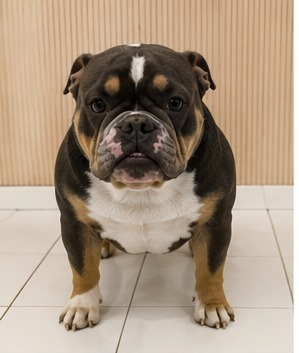
#> input picture models/bulldog/views/dog_frente.jpg, 299 x 353 px; the run also reads 1 picture not shown here
$ python build_bulldog_local.py
#> lines starting #> are read from the running program, lines starting #| are printed output that depends on the picture; after the words box and inside, x2 and y2 are one past the last pixel; in counts of white or black regions, pixels touching at a corner belong together
#!/usr/bin/env python3
"""
BULLDOG 3D — reconstrução LOCAL por visual hull a partir das 4 fotos.

Sem serviços externos: as silhuetas das 4 vistas (frente, traseira e os dois
perfis) esculpem um volume de voxels; marching cubes + suavização geram a
malha; as cores das próprias fotos são projetadas nos vértices.

Eixos: X = comprimento (focinho +X), Y = largura, Z = altura.

Saídas (em ./output_local):
  - bulldog_local_cores.ply    -> cor por vértice (cor total)
  - bulldog_local_cores.3mf    -> cores quantizadas em N grupos (Bambu + AMS)
  - stl_cores/<cor>.stl        -> 1 STL por grupo de cor
  - bulldog_local.stl          -> malha sem cor
  - preview.png                -> 3 vistas coloridas da malha

Uso:  python3 build_bulldog_local.py [comprimento_mm] [n_cores]
"""

import os
import sys
import zipfile

import numpy as np
import trimesh
from PIL import Image
from scipy import ndimage
from skimage import measure

HERE = os.path.dirname(os.path.abspath(__file__))
OUT = os.path.join(HERE, "output_local")
os.makedirs(os.path.join(OUT, "stl_cores"), exist_ok=True)

TARGET_LEN = float(sys.argv[1]) if len(sys.argv) > 1 else 100.0
N_COLORS = int(sys.argv[2]) if len(sys.argv) > 2 else 6
VOX = 0.6                                   # tamanho do voxel (mm)


# ---------------------------------------------------------------- segmentação
def segment(path):
#> called with path = 'models/bulldog/views/dog_frente.jpg'
    im = Image.open(path).convert("RGB")
#> im is the input picture: PIL image 299x353 RGB; mean R, G, B 168.2, 149.2, 129.2
    a = np.asarray(im).astype(float)
    r, g, b = a[..., 0], a[..., 1], a[..., 2]
    lum = 0.299 * r + 0.587 * g + 0.114 * b
    core = (lum < 112) | ((b < r * 0.55) & (r > 85))
#> core: shape (353, 299) bool; 25.5% white; 43 white regions (34 under 20 px), largest, box (x1, y1, x2, y2) and area: (63, 44, 236, 329) 21156, (54, 115, 130, 296) 5181, (74, 312, 100, 331) 133
    core = ndimage.binary_opening(core, iterations=2)
#> core: shape (353, 299) bool; 24.3% white; 13 white regions (8 under 20 px), largest, box (x1, y1, x2, y2) and area: (63, 44, 236, 312) 20275, (54, 125, 125, 295) 5110, (151, 181, 162, 187) 46, (115, 181, 124, 188) 38, (87, 149, 95, 155) 28
    lbl, nl = ndimage.label(core)
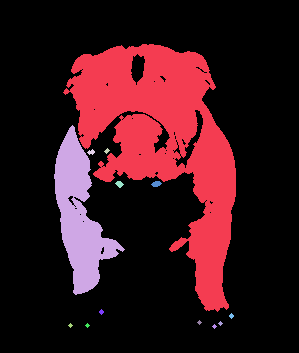
#> lbl: shape (353, 299) int32; 14 distinct labels, from 0 to 13; one colour per label, 0 black
#> nl = 13
    if nl > 1:
        core = lbl == (np.bincount(lbl.ravel())[1:].argmax() + 1)
#> core: shape (353, 299) bool; 19.2% white; 1 white region, box (x1, y1, x2, y2) and area: (63, 44, 236, 312) 20275
    # brancos do peito/patas: claros, pequenos, que não tocam a borda
    bright = lum > 128
#> bright: shape (353, 299) bool; 73% white; 25 black regions (19 under 20 px), largest, box (x1, y1, x2, y2) and area: (54, 43, 236, 329) 27778, (74, 306, 112, 331) 300, (146, 274, 164, 290) 175, (65, 309, 77, 331) 71, (2, 285, 25, 317) 34, (59, 313, 66, 323) 30
    lblb, nb = ndimage.label(bright)
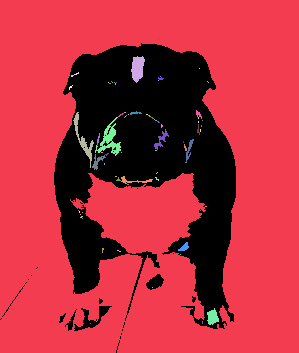
#> lblb: shape (353, 299) int32; 80 distinct labels, from 0 to 79; one colour per label, 0 black
#> nb = 79
    core_dil = ndimage.binary_dilation(core, iterations=6)
#> core_dil: shape (353, 299) bool; 25.4% white; 1 white region, box (x1, y1, x2, y2) and area: (57, 38, 242, 318) 26841
    keep = np.zeros_like(bright)
    for k in range(1, nb + 1):
        comp = lblb == k
        if comp[0, :].any() or comp[-1, :].any() or comp[:, 0].any() or comp[:, -1].any():
            continue
        if comp.sum() > 0.06 * bright.size:
            continue
        if (comp & core_dil).sum() > 30:
            keep |= comp
#> keep: shape (353, 299) bool; 1.3% white; 9 white regions, largest, box (x1, y1, x2, y2) and area: (95, 117, 121, 156) 340, (131, 56, 145, 83) 265, (73, 112, 94, 168) 241
    # preenchimento por coluna: recupera o peito entre cabeça e barriga
    filled = np.zeros_like(core)
    for col in range(core.shape[1]):
        idx = np.nonzero(core[:, col])[0]
        if len(idx) >= 2:
            filled[idx[0]:idx[-1] + 1, col] = True
#> filled: shape (353, 299) bool; 23.3% white; 1 white region, box (x1, y1, x2, y2) and area: (64, 44, 236, 312) 24608
    mask = core | keep | (bright & filled)
#> mask: shape (353, 299) bool; 22.7% white; 1 white region, box (x1, y1, x2, y2) and area: (63, 44, 236, 325) 23953
    mask = ndimage.binary_closing(mask, iterations=8)
#> mask: shape (353, 299) bool; 24% white; 1 white region, box (x1, y1, x2, y2) and area: (63, 44, 236, 325) 25286
    mask = ndimage.binary_fill_holes(mask)
    mask = ndimage.binary_opening(mask, iterations=2)
#> mask: shape (353, 299) bool; 24% white; 1 white region, box (x1, y1, x2, y2) and area: (63, 44, 236, 325) 25281
    lbl, nl = ndimage.label(mask)
#> nl = 1
    if nl > 1:
        mask = lbl == (np.bincount(lbl.ravel())[1:].argmax() + 1)
    return np.asarray(im), mask


def bbox(m):
    ys, xs = np.nonzero(m)
    return xs.min(), xs.max(), ys.min(), ys.max()


print("segmentando as 4 vistas...")
img_f, m_f = segment(os.path.join(HERE, "views/dog_frente.jpg"))
img_t, m_t = segment(os.path.join(HERE, "views/dog_tras.jpg"))
#> call 2 of segment, with path = 'models/bulldog/views/dog_tras.jpg'
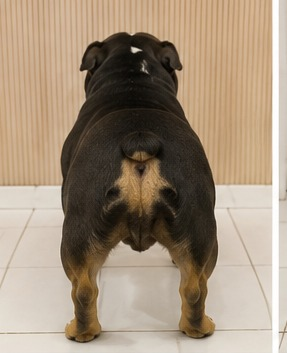
#> input picture models/bulldog/views/dog_tras.jpg, 287 x 353 px
#> in segment, im is the input picture: PIL image 287x353 RGB; mean R, G, B 160.4, 142.5, 122.1
#> in segment (call 2), `core = (lum < 112) | ((b < r * 0.55) & (r > 85))`: core: shape (353, 287) bool; 31.4% white; 4 white regions (3 under 20 px), largest, box (x1, y1, x2, y2) and area: (61, 32, 218, 343) 31779
#> in segment (call 2), `core = ndimage.binary_opening(core, iterations=2)`: core: shape (353, 287) bool; 31.2% white; 2 white regions, box (x1, y1, x2, y2) and area: (61, 32, 218, 343) 31552, (155, 180, 162, 187) 23
#> in segment (call 2), `lbl, nl = ndimage.label(core)`:
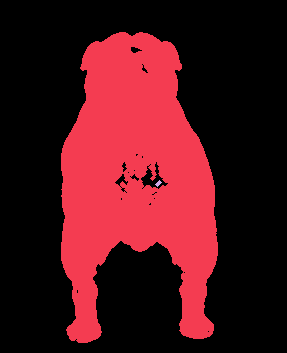
#> lbl: shape (353, 287) int32; 3 distinct labels, from 0 to 2; one colour per label, 0 black
#> in segment (call 2), `lbl, nl = ndimage.label(core)`: nl = 2
#> in segment (call 2), `core = lbl == (np.bincount(lbl.ravel())[1:].argmax() + 1)`: core: shape (353, 287) bool; 31.1% white; 1 white region, box (x1, y1, x2, y2) and area: (61, 32, 218, 343) 31552
#> in segment (call 2), `bright = lum > 128`: bright: shape (353, 287) bool; 68.9% white; 15 black regions (14 under 20 px), largest, box (x1, y1, x2, y2) and area: (60, 32, 218, 343) 31529
#> in segment (call 2), `lblb, nb = ndimage.label(bright)`:
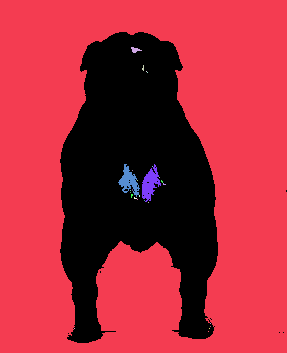
#> lblb: shape (353, 287) int32; 28 distinct labels, from 0 to 27; one colour per label, 0 black
#> in segment (call 2), `lblb, nb = ndimage.label(bright)`: nb = 27
#> in segment (call 2), `core_dil = ndimage.binary_dilation(core, iterations=6)`: core_dil: shape (353, 287) bool; 37.4% white; 1 white region, box (x1, y1, x2, y2) and area: (55, 26, 224, 349) 37913
#> after the loop in segment (call 2), `for k in range(1, nb + 1):`: keep: shape (353, 287) bool; 0.72% white; 3 white regions, box (x1, y1, x2, y2) and area: (142, 164, 161, 202) 375, (118, 164, 140, 197) 323, (131, 47, 142, 53) 36
#> after the loop in segment (call 2), `for col in range(core.shape[1]):`: filled: shape (353, 287) bool; 33.3% white; 1 white region, box (x1, y1, x2, y2) and area: (61, 32, 218, 343) 33726
#> in segment (call 2), `mask = core | keep | (bright & filled)`: mask: shape (353, 287) bool; 33% white; 1 white region, box (x1, y1, x2, y2) and area: (61, 32, 218, 343) 33389
#> in segment (call 2), `mask = ndimage.binary_closing(mask, iterations=8)`: mask: shape (353, 287) bool; 33.3% white; 1 white region, box (x1, y1, x2, y2) and area: (61, 32, 218, 343) 33720
#> in segment (call 2), `lbl, nl = ndimage.label(mask)`: nl = 1
img_d, m_d = segment(os.path.join(HERE, "views/dog_perfil_dir.jpg"))
#> call 3 of segment, with path = 'models/bulldog/views/dog_perfil_dir.jpg'
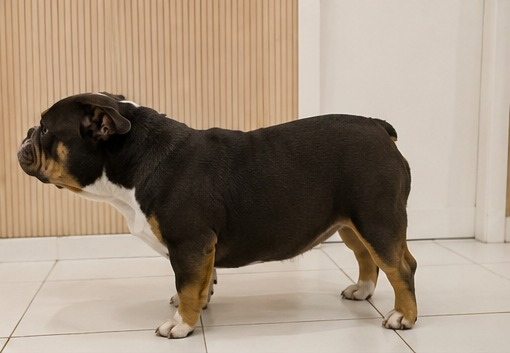
#> input picture models/bulldog/views/dog_perfil_dir.jpg, 510 x 353 px
#> in segment, im is the input picture: PIL image 510x353 RGB; mean R, G, B 160, 143.5, 126.1
#> in segment (call 3), `r, g, b = a[..., 0], a[..., 1], a[..., 2]`:
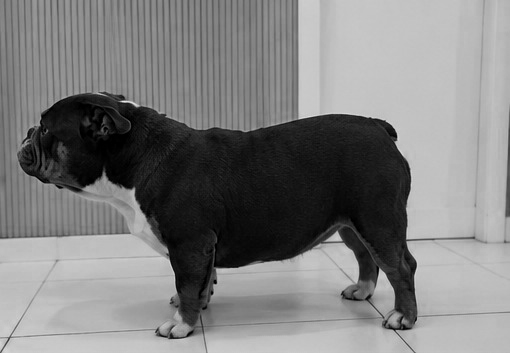
#> b: shape (353, 510) float64; min 0, max 234, mean 126.1
#> in segment (call 3), `lbl, nl = ndimage.label(core)`: nl = 7
#> in segment (call 3), `lblb, nb = ndimage.label(bright)`: nb = 39
#> the loop in segment (call 3), `for col in range(core.shape[1]):` made 510 passes
#> idx on passes 18 to 20: [154, 155], [153, 154, 155, 156, 157, 158, 159], [152, 153, 154, 155, 156, 157, 158, 159, 160, 161]
#> in segment (call 3), `lbl, nl = ndimage.label(mask)`: nl = 1
img_e, m_e = segment(os.path.join(HERE, "views/dog_perfil_esq.jpg"))

# traseira espelhada para alinhar com a frente (esquerda da foto = direita do cão)
img_t, m_t = img_t[:, ::-1], m_t[:, ::-1]
# perfil esquerdo espelhado para focinho no mesmo lado do direito
img_e, m_e = img_e[:, ::-1], m_e[:, ::-1]

# proporções reais a partir das silhuetas
dx0, dx1, dy0, dy1 = bbox(m_d)
#> dx0 = 17; dx1 = 416; dy0 = 93; dy1 = 326
L_over_H = (dx1 - dx0) / (dy1 - dy0)
#> L_over_H = 1.71
fx0, fx1, fy0, fy1 = bbox(m_f)
#> fx0 = 63; fx1 = 235; fy0 = 44; fy1 = 324
W_over_H = (fx1 - fx0) / (fy1 - fy0)
#> W_over_H = 0.614

L = TARGET_LEN
H = L / L_over_H
#> H = 58.4
W = H * W_over_H
#> W = 35.87
print(f"dimensões do cão: {L:.0f} x {W:.0f} x {H:.0f} mm (C x L x A)")
#| dimensões do cão: 100 x 36 x 58 mm (C x L x A)

nx, ny, nz = int(L / VOX), int(W / VOX), int(H / VOX)
#> nx = 166; ny = 59; nz = 97
print(f"voxels: {nx} x {ny} x {nz}")
#| voxels: 166 x 59 x 97


def sample_mask(mask, u, v):
    """u, v em [0,1] dentro do bbox da máscara -> bool."""
    x0, x1, y0, y1 = bbox(mask)
    px = (x0 + u * (x1 - x0)).astype(int)
    py = (y0 + v * (y1 - y0)).astype(int)
    return mask[np.clip(py, 0, mask.shape[0] - 1), np.clip(px, 0, mask.shape[1] - 1)]


# grades normalizadas (u ao longo do eixo da imagem, v = de cima para baixo)
gx = (np.arange(nx) + 0.5) / nx             # comprimento: 0 = focinho
#> gx = 166 values from 0.00301 to 0.997
gy = (np.arange(ny) + 0.5) / ny             # largura: 0 = lado direito do cão
#> gy = 59 values from 0.00847 to 0.992
gz = (np.arange(nz) + 0.5) / nz             # altura: 0 = chão
#> gz = 97 values from 0.00515 to 0.995

X, Y, Z = np.meshgrid(gx, gy, gz, indexing="ij")
V = 1.0 - Z                                  # v da imagem: topo = 0

# a escultura usa as 2 vistas mais limpas (a pose muda entre fotos, então
# cruzar as 4 silhuetas corta as patas); as 4 fotos entram nas CORES
side = sample_mask(m_d, X.ravel(), V.ravel()).reshape(X.shape)
#> in sample_mask, `x0, x1, y0, y1 = bbox(mask)`: x0 = 17; x1 = 416; y0 = 93; y1 = 326
front = sample_mask(m_f, Y.ravel(), V.ravel()).reshape(X.shape)

vol = side & front
vol = ndimage.binary_opening(vol, iterations=1)
lbl, nl = ndimage.label(vol)
#> nl = 1
if nl > 1:
    vol = lbl == (np.bincount(lbl.ravel())[1:].argmax() + 1)
print(f"voxels ocupados: {vol.sum():,}")
#| voxels ocupados: 332,010

# ---------------------------------------------------------------- malha
pad = np.pad(vol, 2)
verts, faces, _, _ = measure.marching_cubes(pad.astype(np.uint8), level=0.5)
verts = (verts - 2) * VOX                    # para mm
#> (the run stopped early here; a loop or call above may not have finished)
